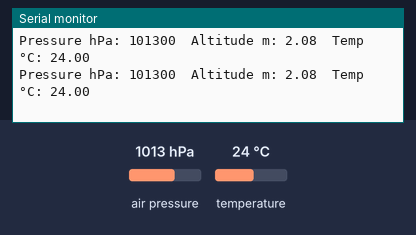
Recording of a sketch running on a simulated Arduino Uno, built with avr-gcc and run on an emulated ATmega328P. Parts: the last lines printed to the serial monitor. Inputs (shaded band) come from the test bench; at power-on: air pressure 1013 hPa, temperature 24 °C.

Above: at 1.2 s.
1.3 s: air pressure set to 952 hPa
At 1.58 s:
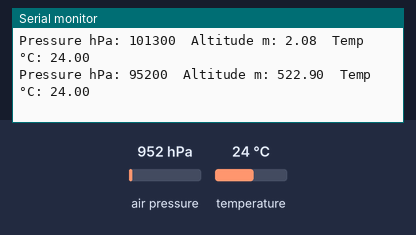
2.8 s: temperature set to 12 °C
At 2.99 s:
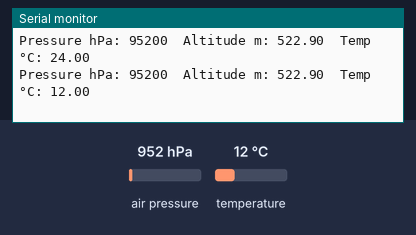
4.3 s: air pressure set to 975 hPa
At 4.41 s:
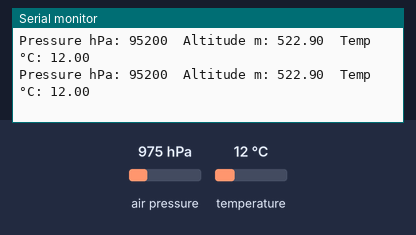
Timing chart, 0 to 7.3 s (numbered marks = the images above; inputs shaded):
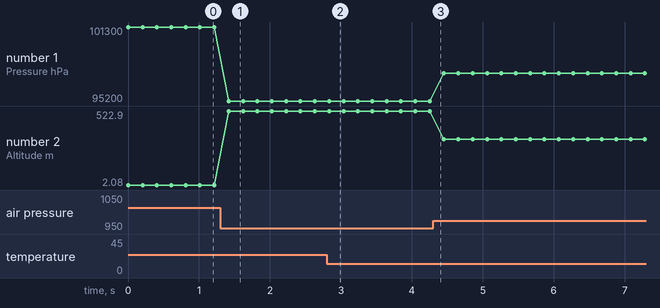

Measured:
- after the input at 1.3 s, the serial monitor: prints a new line after 0.12 s (image 1)
- after the input at 2.8 s, the serial monitor: prints a new line at once (image 2)
- plotted number 1: 101300 → 95200 after the input at 1.3 s, 95200 → 97500 after the input at 4.3 s
- plotted number 2: 2.08 → 522.9 after the input at 1.3 s, 522.9 → 323.44 after the input at 4.3 s

The sketch:

Barometer_and_Temperature.ino
```cpp
#include "Wire.h"
#include "I2Cdev.h" //   Get these libraries from https://github.com/jrowberg/i2cdevlib/tree/master/Arduino
#include "MPU6050.h" //  ^
#include <MS5611.h> // Get this library from https://github.com/jarzebski/Arduino-MS5611

MPU6050 mpu;
MS5611 baro;

double temp;
long pressure;
double altitude;

void setup() {
  Serial.begin(115200);
  Wire.begin();
  Serial.println("Initializing I2C devices...");
  mpu.setI2CMasterModeEnabled(false);
  mpu.setI2CBypassEnabled(true) ;
  mpu.setSleepEnabled(false);
  mpu.initialize();
  Serial.println(mpu.testConnection() ? "MPU6050 connection successful" : "MPU6050 connection failed");
  while (!baro.begin(MS5611_ULTRA_HIGH_RES)) {
    Serial.println("MS5611 connection unsuccessful, check wiring!");
    delay(500);
  }
}

void loop() {
  temp = baro.readTemperature(true);
  pressure = baro.readPressure(true);
  altitude = baro.getAltitude(pressure);
  printResults();
  delay(200);
}

void printResults(){
  Serial.print("Pressure hPa: "); Serial.print(pressure);
  Serial.print("  Altitude m: "); Serial.print(altitude);
  //float tempC = temp / 340.00 + 36.53;
  Serial.print("  Temp °C: "); Serial.println(temp);
}
```
